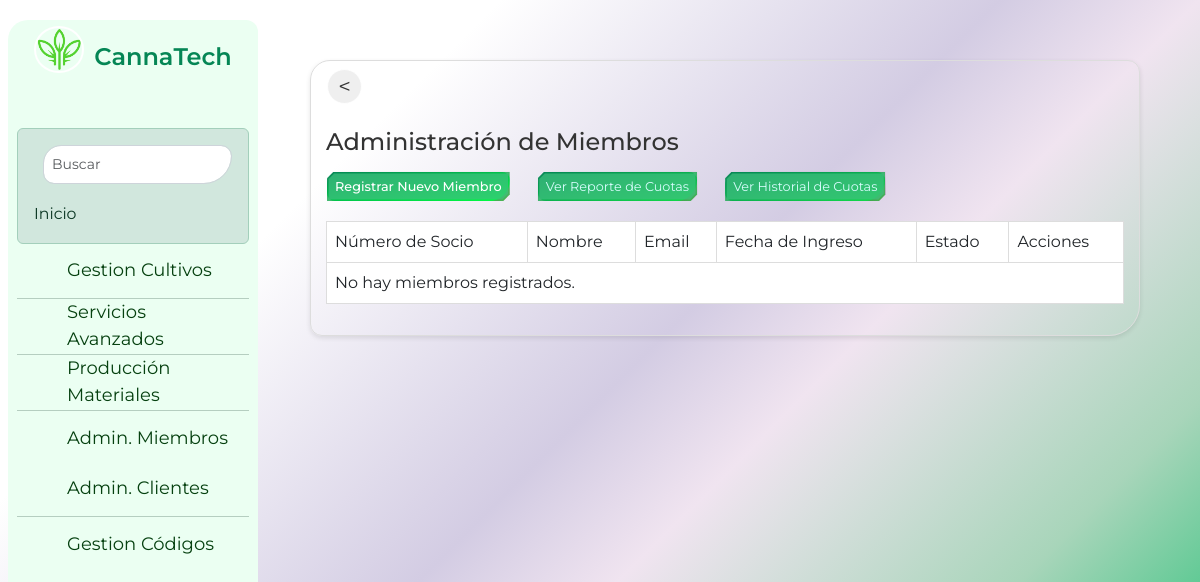
Page /miembros/ (signed in) on the earlier database version.
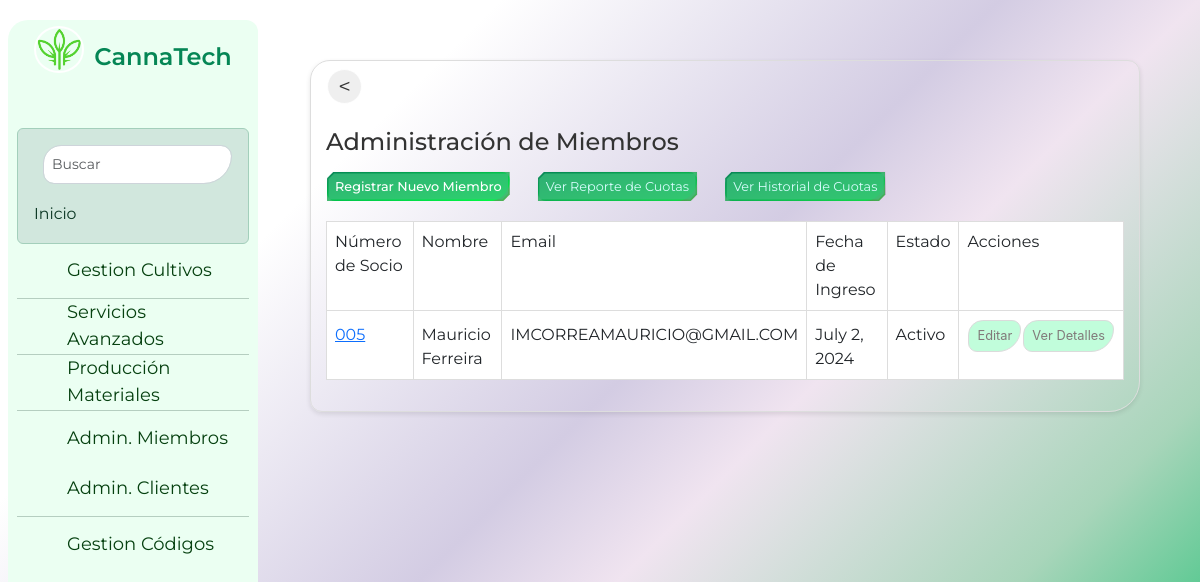
Same page on the later database version.
### core/models.py (models this page shows, shortened)
class Miembro(models.Model):
    nombre = models.CharField(max_length=100)
    apellido = models.CharField(max_length=100)
    email = models.EmailField(unique=True)
    numero_socio = models.CharField(max_length=10, unique=True)
    fecha_ingreso = models.DateField()
    activo = models.BooleanField(default=True)

### core/views.py (the view)
# urls.py: path('miembros/', views.lista_miembros, name='lista_miembros'),
@login_required
def lista_miembros(request):
    miembros = Miembro.objects.all().order_by('numero_socio')
    return render(request, 'core/admin_miembros.html', {'miembros': miembros})

### core/templates/core/admin_miembros.html (shortened to what this page needs)
{% extends 'core/base.html' %}
{% block content %}
<div class="container-fluid">
  <div class="row">
    <div class="col-md-12">
      <div class="cardmodal">
        <div class="cardmodal-header">
          <br>
          <input type="button" class="btn-prev" value="<" onClick="javascript:history.go(-1);">
          <br>
          <div class="title-container">
            <h1>Administración de Miembros</h1>
          </div>
          <div class="btn-container">
            <a href="{% url 'registrar_miembro' %}" class="btn btn-primary btn-sm">Registrar Nuevo Miembro</a>
            <a href="{% url 'reporte_cuotas' %}" class="btn btn-secondary btn-sm">Ver Reporte de Cuotas</a>
            <a href="{% url 'historial_cuotas_todos_miembros' %}" class="btn btn-secondary btn-sm">Ver Historial de Cuotas</a>
          </div>
        </div>
        <div class="cardmodal-body">
          <div class="table-responsive">
            <table class="table">
              <thead>
                <tr>
                  <th>Número de Socio</th>
                  <th>Nombre</th>
                  <th>Email</th>
                  <th>Fecha de Ingreso</th>
                  <th>Estado</th>
                  <th>Acciones</th>
                </tr>
              </thead>
              <tbody>
                {% for miembro in miembros %}
                  <tr>
                    <td><a href="{% url 'detalle_miembro' miembro.id %}">{{ miembro.numero_socio }}</a></td>
                    <td>{{ miembro.nombre }} {{ miembro.apellido }}</td>
                    <td>{{ miembro.email }}</td>
                    <td>{{ miembro.fecha_ingreso }}</td>
                    <td>{% if miembro.activo %}Activo{% else %}Inactivo{% endif %}</td>
                    <td>
                      <div class="d-flex">
                        <a href="{% url 'editar_miembro' miembro.id %}" class="btn8 btn-warning btn-sm d-inline">Editar</a>
                        <a href="{% url 'detalle_miembro' miembro.id %}" class="btn8 btn-info btn-sm d-inline">Ver Detalles</a>
                    </div>
                    </td>
                  </tr>
                {% empty %}
                  <tr><td colspan="6">No hay miembros registrados.</td></tr>
                {% endfor %}
              </tbody>
            </table>
          </div>
        </div>
      </div>
    </div>
  </div>
</div>
{% endblock %}

Differences in the rows shown:
added Miembro: numero_socio "005", nombre "Mauricio", apellido "Ferreira", email "IMCORREAMAURICIO@GMAIL.COM", fecha_ingreso "July 2, 2024", activo "Activo"
Other differences:
text no longer shown: "No hay miembros registrados."
